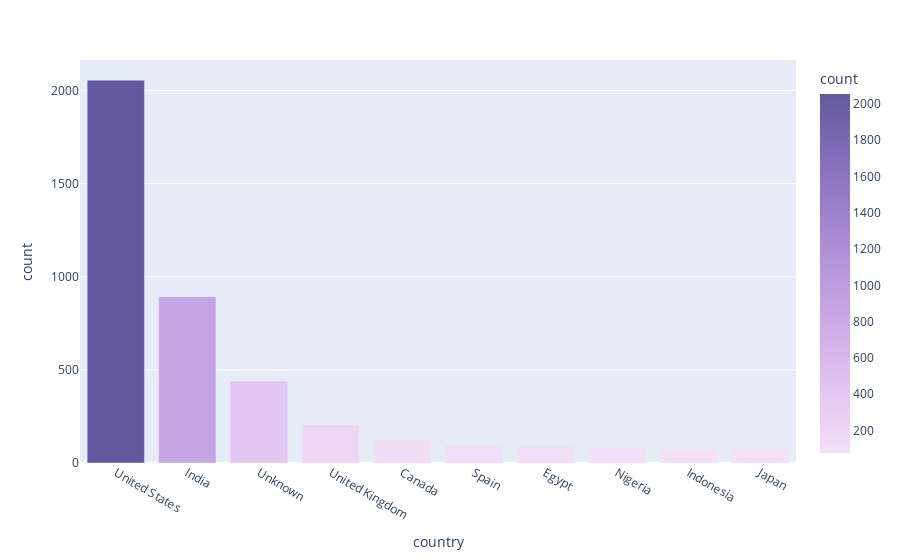

Notebook code for this chart:
### Code cell
# top 10 countries in Movie releases
df_grouped = df_movies.groupby("country")[["show_id"]].count().sort_values(by="show_id", ascending=False).head(10).reset_index()
df_grouped = df_grouped.rename(columns= {'show_id': 'count'})
fig = px.bar(df_grouped, x= 'country', y= 'count', color= 'count', color_continuous_scale= 'purp')
fig.show()

### Figure 1 — Plotly figure (JSON) as saved in the notebook; plotly's stock layout.template omitted (floating-point values rounded to 4 significant figures)
{"data": [{"alignmentgroup": "True", "hovertemplate": "country=%{x}<br>count=%{marker.color}<extra></extra>", "legendgroup": "", "marker": {"color": [2055, 893, 440, 206, 122, 97, 92, 86, 77, 76], "coloraxis": "coloraxis", "pattern": {"shape": ""}}, "name": "", "offsetgroup": "", "orientation": "v", "showlegend": false, "textposition": "auto", "type": "bar", "x": ["United States", "India", "Unknown", "United Kingdom", "Canada", "Spain", "Egypt", "Nigeria", "Indonesia", "Japan"], "xaxis": "x", "y": [2055, 893, 440, 206, 122, 97, 92, 86, 77, 76], "yaxis": "y"}], "layout": {"barmode": "relative", "coloraxis": {"colorbar": {"title": {"text": "count"}}, "colorscale": [[0, "rgb(243, 224, 247)"], [0.1667, "rgb(228, 199, 241)"], [0.3333, "rgb(209, 175, 232)"], [0.5, "rgb(185, 152, 221)"], [0.6667, "rgb(159, 130, 206)"], [0.8333, "rgb(130, 109, 186)"], [1, "rgb(99, 88, 159)"]]}, "legend": {"tracegroupgap": 0}, "margin": {"t": 60}, "xaxis": {"anchor": "y", "domain": [0, 1], "title": {"text": "country"}}, "yaxis": {"anchor": "x", "domain": [0, 1], "title": {"text": "count"}}}}
